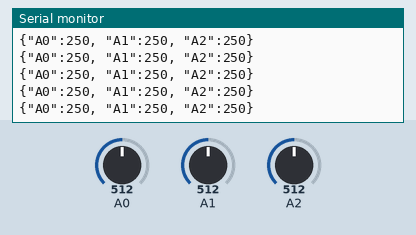
Recording of a sketch running on a simulated Arduino Uno, built with avr-gcc and run on an emulated ATmega328P. Parts: the last lines printed to the serial monitor. Inputs (shaded band) come from the test bench; at power-on: A2 = 512, A0 = 512, A1 = 512.

Above: at 4.3 s.
4.4 s: A2 set to 223
At 4.45 s:
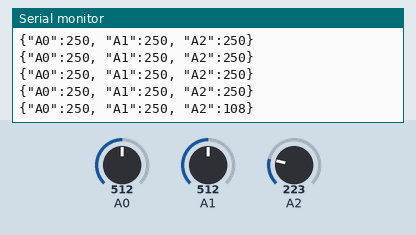
7.4 s: A2 set to 194
At 7.48 s:
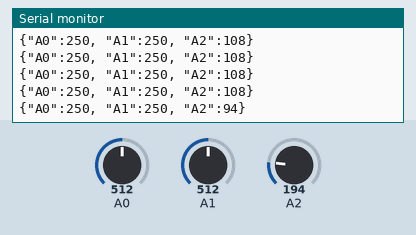
Timing chart, 0 to 10.4 s (numbered marks = the images above; inputs shaded):
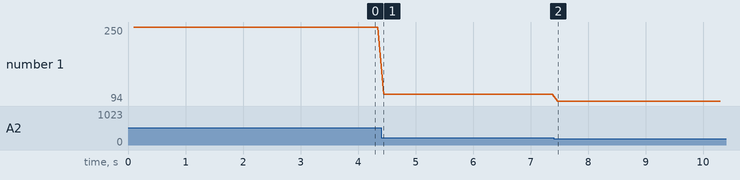

The sketch:

LM35_TempReader.ino
```cpp
int adcValues[3]; float nhietDo[3]; char chuoi[40];

void setup() {
  Serial.begin(9600);
  delay(100);
}

void loop() {
  adcValues[0] = analogRead(A0);
  nhietDo[0] = (adcValues[0] * 500.0) / 1023.0;

  adcValues[1] = analogRead(A1);
  nhietDo[1] = (adcValues[1] * 500.0) / 1023.0;

  // Lấy kênh A2 của SV A
  adcValues[2] = analogRead(A2);
  nhietDo[2] = (adcValues[2] * 500.0) / 1023.0;

  // Bọc trong JSON của SV B
  sprintf(chuoi, "{\"A0\":%d, \"A1\":%d, \"A2\":%d}\n", (int)nhietDo[0], (int)nhietDo[1], (int)nhietDo[2]);
  Serial.print(chuoi);
  delay(100);
}
```

Measured:
- after the input at 4.4 s, the serial monitor: prints a new line at once (image 1)
- after the input at 7.4 s, the serial monitor: prints a new line after 0.08 s (image 2)
- plotted number 1: 250 → 108 after the input at 4.4 s, 108 → 94 after the input at 7.4 s
